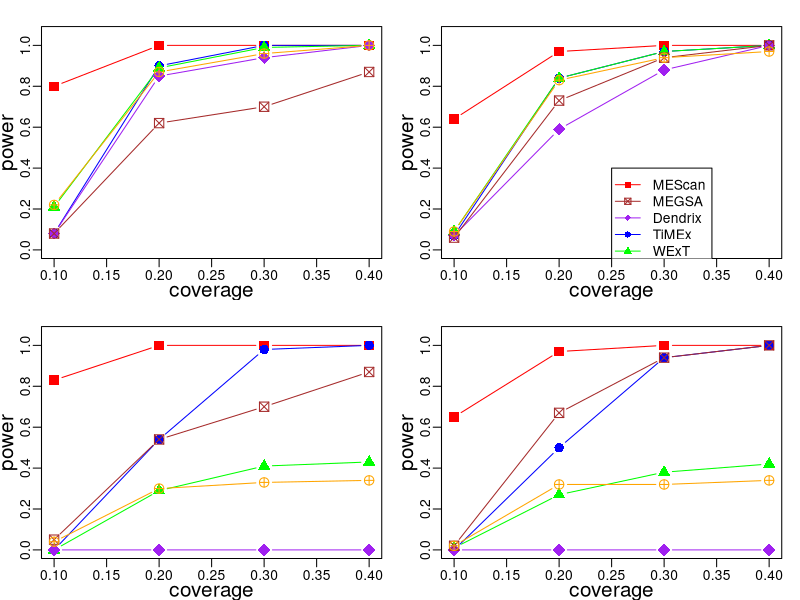

This chart was generated by the following R code:
pdf("figure1a_3genes.pdf")
mypar <- function(a=1,b=1){
  par(mar=c(2.5,2.5,1.6,1.1),mgp=c(1.5,.5,0))
  par(mfrow=c(a,b))
}
mypar(2,2)
####################### balanced
frac = c(0.1,0.2,0.3,0.4)
rTg = c(80,100,100,100)/100
rTimx = c(8,90,100,100)/100
re_test = c(22,  87 , 96,100)/100   ###unweighted method
rMESGA =c(8,62,70,87)/100  
rDen = c(8,85,94,100)/100
rCoMEt = c(21,89,99,100)/100   #weighted method
########
plot(frac,rTg,type="b",cex=1.5,pch=15, col="red",
     ylim=c(0,1.05),xlab="coverage",ylab="power",
     cex.lab=1.5, cex.axis=1, cex.main=1.5, cex.sub=1.5)
points(frac,rTimx,type="b",cex=1.5,pch=16,col="blue")
points(frac,rCoMEt,type="b",cex=1.5,pch=17,col="green")
points(frac,rDen,type="b",cex=2,pch=18,col="purple")
points(frac,rMESGA,type="b",cex=1.5,pch=7,col="brown")
points(frac,re_test,type="b",cex=1.5,pch=10,col="orange")

############################imbalanced 
rTg = c(64,97,100,100)/100
rTimx = c(7,84,97,100)/100  #55
rCoMEt = c(9,84,97,100)/100
rMESGA =c(6,73,94,100)/100
rDen = c(7,59,88,100)/100
re_test = c( 9,  83 , 94 ,97)/100
########
plot(frac,rTg,type="b",cex=1.5,pch=15, col="red",
     ylim=c(0,1.05),xlab="coverage",ylab="power",
     cex.lab=1.5, cex.axis=1, cex.main=1.5, cex.sub=1.5)
points(frac,rTimx,type="b",cex=1.5,pch=16,col="blue")
points(frac,rCoMEt,type="b",cex=1.5,pch=17,col="green")
points(frac,rDen,type="b",cex=2,pch=18,col="purple")
points(frac,rMESGA,type="b",cex=1.5,pch=7,col="brown")
points(frac,re_test,type="b",cex=1.5,pch=10,col="orange")

####
legend(x=0.25,y=0.4,legend =
         c("MEScan","MEGSA","Dendrix","TiMEx","WExT","CoMEt"),col=c("red","brown","purple","blue","green","orange"),
       lty=1,pch = c(15,7,18,16,17,10))



rTg = c(83,100,100,100)/100
rTimx = c(0,54,98,100)/100
rCoMEt = c(0,29,41,43)/100
rMESGA =c(5,54,70,87)/100
rDen = c(0,0,0,0)/100
re_test = c( 4,  30,  33  ,34)/100
########
plot(frac,rTg,type="b",cex=1.5,pch=15, col="red",
     ylim=c(0,1.05),xlab="coverage",ylab="power",
     cex.lab=1.5, cex.axis=1, cex.main=1.5, cex.sub=1.5)
points(frac,rTimx,type="b",cex=1.5,pch=16,col="blue")
points(frac,rCoMEt,type="b",cex=1.5,pch=17,col="green")
points(frac,rDen,type="b",cex=2,pch=18,col="purple")
points(frac,rMESGA,type="b",cex=1.5,pch=7,col="brown")
points(frac,re_test,type="b",cex=1.5,pch=10,col="orange")
########################### imblanced, TP53
rTg = c(65,97,100,100)/100
rTimx = c(0,50,94,100)/100
rCoMEt = c(1,27,38,42)/100
rMESGA =c(2,67,94,100)/100
rDen = c(0,0,0,0)/100
re_test = c( 2,  32 , 32  ,34)/100
########
plot(frac,rTg,type="b",cex=1.5,pch=15, col="red",
     ylim=c(0,1.05),xlab="coverage",ylab="power",
     cex.lab=1.5, cex.axis=1, cex.main=1.5, cex.sub=1.5)
points(frac,rTimx,type="b",cex=1.5,pch=16,col="blue")
points(frac,rCoMEt,type="b",cex=1.5,pch=17,col="green")
points(frac,rDen,type="b",cex=2,pch=18,col="purple")
points(frac,rMESGA,type="b",cex=1.5,pch=7,col="brown")
points(frac,re_test,type="b",cex=1.5,pch=10,col="orange")
dev.off()

